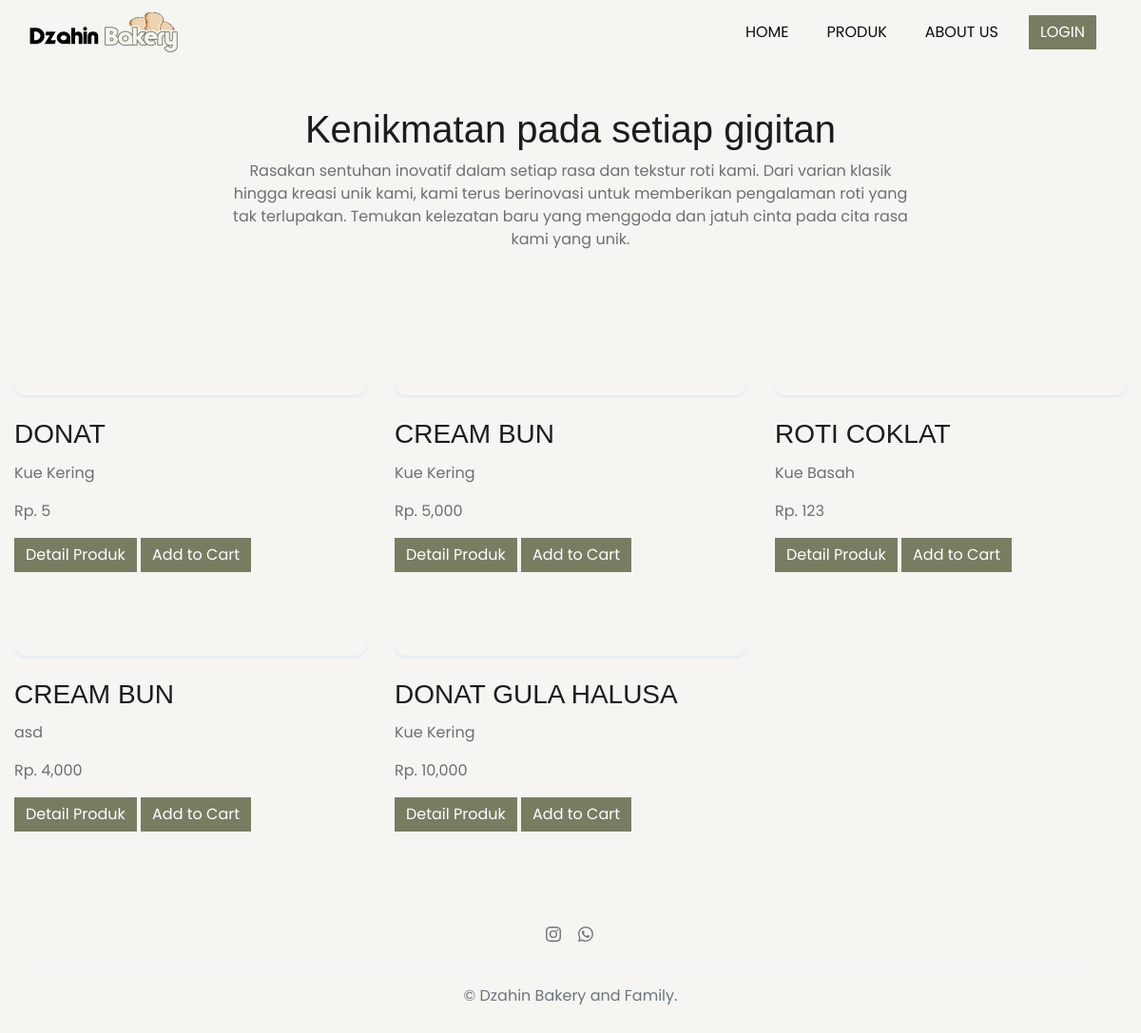
Before: /index.php/home/produk with the older database file.
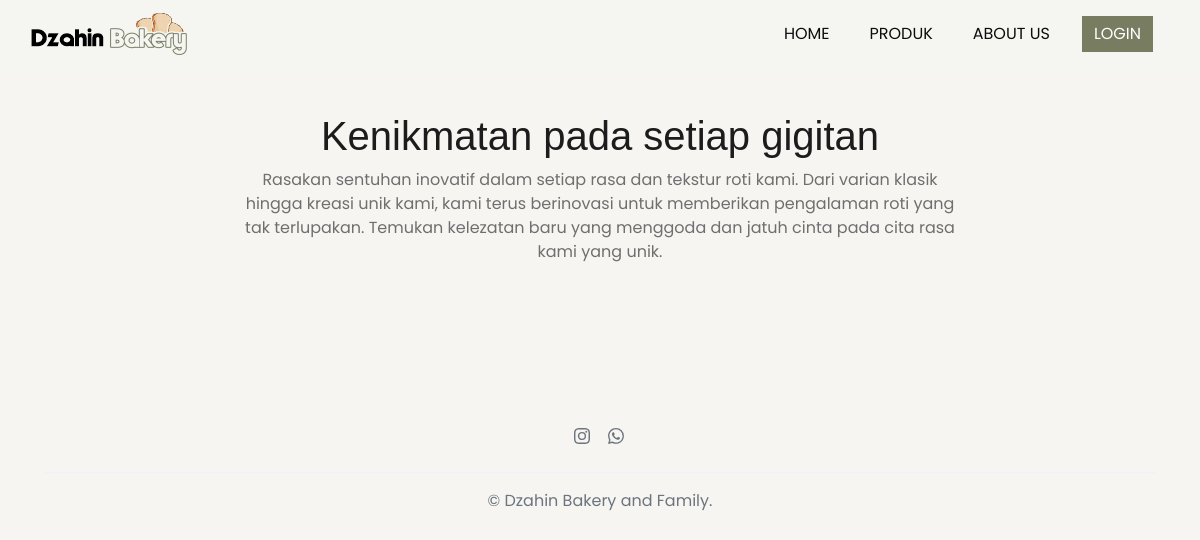
After: the same page with the newer database file.
### tables this page shows
CREATE TABLE `tbl_produk` (
  `idProduk` int(11) NOT NULL,
  `idKategori` int(11) NOT NULL,
  `foto` varchar(100) NOT NULL,
  `namaProduk` varchar(30) NOT NULL,
  `harga` varchar(6) NOT NULL,
  `stok` int(3) NOT NULL,
  `berat` int(11) NOT NULL,
  `deskripsi_produk` text NOT NULL
);

CREATE TABLE `tbl_kategori` (
  `idKategori` int(11) NOT NULL,
  `namaKategori` varchar(30) NOT NULL
);

### application/controllers/Home.php (called while the page is built, shortened)
<?php
class Home extends CI_Controller{
	function __construct(){
		$this->load->model('Madmin');
		$this->load->library('cart');
		}
	public function produk(){
			$data['detailProduk'] = $this->Madmin->tampilJoin()->result();
			$this->load->view('website/header');
			$this->load->view('website/produk', $data);
			$this->load->view('website/footer');
		}
}

### index.php (called while the page is built, shortened)
<?php
require_once BASEPATH.'core/CodeIgniter.php';

### application/models/Madmin.php (called while the page is built, shortened)
<?php
class Madmin extends CI_Model
{
  public function tampilJoin(){
		$this->db->select('*');
		$this->db->from('tbl_produk');
		$this->db->join('tbl_kategori', 'tbl_produk.idKategori = tbl_kategori.idKategori', 'left');
		$query = $this->db->get();
		return $query;
	}
}

### application/views/website/produk.php (the view, shortened to what this page needs)
<section class="subscribe">
    <div class="container">
        <div class="row d-flex justify-content-center">
            <div class="col-lg-8">
                <div class="subscribe-content padding-large">
                    <div class="subscribe-header">
                        <h2 class="display-6 text-center">Kenikmatan pada setiap gigitan</h2>
                        <p class="text-center">Rasakan sentuhan inovatif dalam setiap rasa dan tekstur roti kami.
                            Dari varian klasik hingga kreasi unik kami, kami terus berinovasi untuk memberikan
                            pengalaman roti yang tak terlupakan. Temukan kelezatan baru yang menggoda dan jatuh
                            cinta pada cita rasa kami yang unik.</p>
                    </div>
                </div>
            </div>
        </div>
    </div>
</section>
<section id="latest-blog">
    <div class="container-fluid">
        <div class="row g-3 post-grid">
        <?php foreach ($detailProduk as $val) { ?>
            <div class="col-lg-4 col-md-6 col-sm-12 mb-5">
                <div class="card-item">
                    <div class="card border-0 bg-transparent">
                        <div class="card-image">
                        </div>
                    </div>
                    <div class="card-body p-0 mt-4">
                        <h3 class="card-title text-uppercase">
                            <a><?php echo $val->namaProduk; ?></a>
                        </h3>
                        <p><?php echo $val->namaKategori; ?></p>
                        <p>Rp. <?php echo number_format($val->harga, 0); ?></p>
                        <a href="<?php echo site_url('home/detail_produk/' . $val->idProduk);?>" class="btn btn-primary">Detail Produk</a>
                        <a href="<?php echo site_url('home/add_cart/'. $val->idProduk);?>" class="btn btn-primary">Add to Cart</a>
                    </div>
                </div>
            </div>
            <?php } ?>
        </div>
    </div>
</section>

Changed rows visible on the page:
removed tbl_produk: namaProduk "DONAT", idKategori.namaKategori "Kue Kering", harga "5"
removed tbl_produk: namaProduk "CREAM BUN", idKategori.namaKategori "Kue Kering", harga "5,000"
removed tbl_produk: namaProduk "ROTI COKLAT", idKategori.namaKategori "Kue Basah", harga "123"
removed tbl_produk: namaProduk "CREAM BUN", idKategori.namaKategori "asd", harga "4,000"
removed tbl_produk: namaProduk "DONAT GULA HALUSA", idKategori.namaKategori "Kue Kering", harga "10,000"
